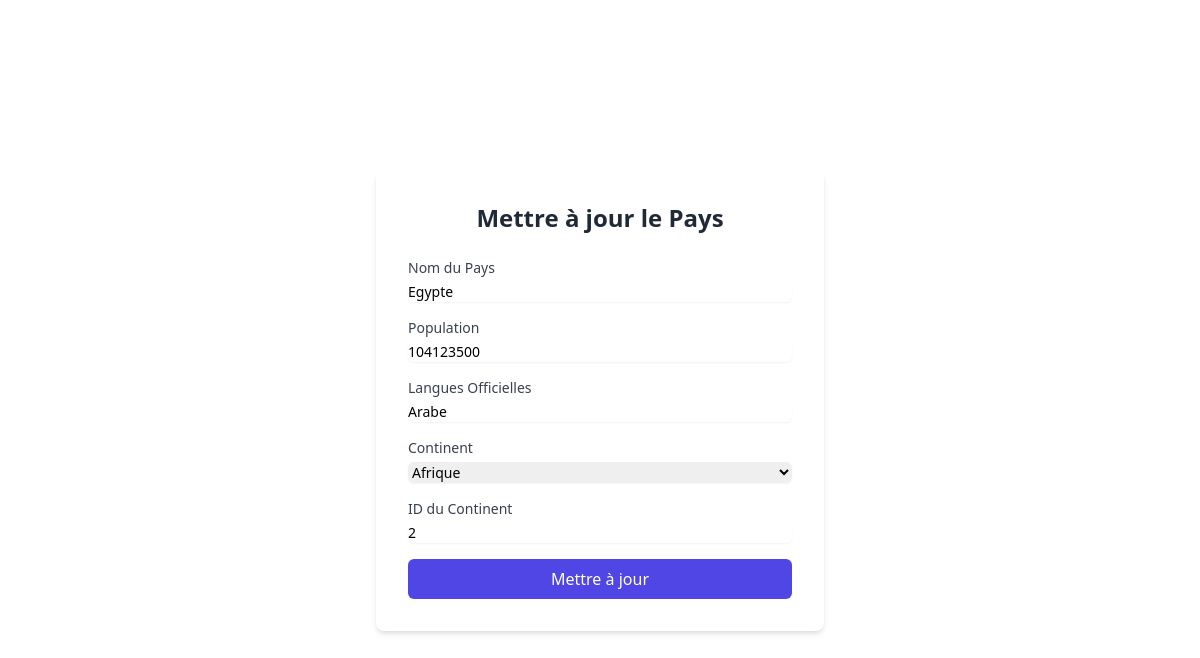
The page /edit_pays.php?id=4 on the database its author committed.
### tables this page shows
CREATE TABLE `pays` (
    `id_pays` int(11) AUTO_INCREMENT PRIMARY KEY NOT NULL,
    `nom` varchar(255) NOT NULL,
    `Population` int NOT NULL,
    `langues_officielles` text DEFAULT NULL,
    `Continent` enum(
        'Asie',
        'Afrique',
        'Amérique',
        'Antarctique',
        'Europe',
        'Australie'
    ) DEFAULT 'Afrique',
    `id_Continent` int(11),
    FOREIGN KEY (`id_Continent`) REFERENCES `Continents` (`id_Continent`) ON DELETE CASCADE ON UPDATE CASCADE
);

### edit_pays.php (the view, shortened to what this page needs)
<?php
$servername = "127.0.0.1";
$username = "root";
$password = "123456789";
$dbname = "africadata";
$conn = mysqli_connect($servername, $username, $password, $dbname);
if (isset($_GET['id'])) {
    $id = $_GET['id'];
    $sql = "SELECT * FROM pays WHERE id_pays = $id";
    $result = $conn->query($sql);
    if ($result->num_rows > 0) {
        $row = $result->fetch_assoc();
    } else {
        echo "Pays introuvable.";
        exit;
    }
}
?>
<!DOCTYPE html>
<html lang="fr">
<head>
    <link rel="stylesheet" href="./src/output.css">
    <link rel="stylesheet" href="./src/input.css">
</head>
<body id="body" class="flex items-center justify-center h-screen">
    <div class="bg-white p-8 rounded-lg shadow-md w-full max-w-md">
        <h2 class="text-2xl font-bold text-gray-800 mb-6 text-center">Mettre à jour le Pays</h2>
        <form method="POST" class="space-y-4">
            <div>
                <label for="Nom" class="block text-sm font-medium text-gray-700">Nom du Pays</label>
                <input type="text" id="Nom" name="Nom" value="<?php echo $row['nom']; ?>"
                    class="mt-1 block w-full rounded-md border-gray-300 shadow-sm focus:border-indigo-500 focus:ring-indigo-500 sm:text-sm"
                    placeholder="Entrez le nom du pays" required aria-label="Nom du pays">
            </div>
            <div>
                <label for="Population" class="block text-sm font-medium text-gray-700">Population</label>
                <input type="number" id="Population" name="Population"
                    value="<?php echo $row['Population'] ?>"
                    class="mt-1 block w-full rounded-md border-gray-300 shadow-sm focus:border-indigo-500 focus:ring-indigo-500 sm:text-sm"
                    placeholder="Entrez la population" required aria-label="Population">
            </div>
            <div>
                <label for="langues_officielles" class="block text-sm font-medium text-gray-700">Langues
                    Officielles</label>
                <input type="text" id="langues_officielles" name="langues_officielles"
                    value="<?php echo $row['langues_officielles']; ?>"
                    class="mt-1 block w-full rounded-md border-gray-300 shadow-sm focus:border-indigo-500 focus:ring-indigo-500 sm:text-sm"
                    placeholder="Entrez les langues officielles" required aria-label="Langues officielles">
            </div>
            <div>
                <?php
                $sql_continents = "SELECT * FROM continents";
                $result_continents = $conn->query($sql_continents);
                ?>
                <label for="Continent" class="block text-sm font-medium text-gray-700">Continent</label>
                <select onchange="auto()" id="Continent" name="Continent"
                    class="mt-1 block w-full rounded-md border-gray-300 shadow-sm focus:border-indigo-500 focus:ring-indigo-500 sm:text-sm"
                    required aria-label="Continent">
                    <?php
                    if ($result_continents->num_rows > 0) {
                        while ($continent1 = $result_continents->fetch_assoc()) {
                            $selected = ($continent1['nom'] == $row['Continent']) ? "selected" : "";
                            echo "<option value='" . $continent1['nom'] . "' data-id='" . $continent1['id_Continent'] . "' $selected>" . $continent1['nom'] . "</option>";
                        }
                    } else {
                        echo "<option value=''>Aucun continent disponible</option>";
                    }
                    ?>
                </select>
            </div>
            <div>
                <label for="id_Continent" class="block text-sm font-medium text-gray-700">ID du Continent</label>
                <input type="text" id="id_Continent" name="id_Continent"
                    value="<?php echo $row['id_Continent']
                    ; ?>"
                    class="mt-1 block w-full rounded-md border-gray-300 shadow-sm focus:border-indigo-500 focus:ring-indigo-500 sm:text-sm"
                    placeholder="Entrez l'ID du continent" required aria-label="ID du continent" readonly>
            </div>
            <button type="submit"
                class="w-full bg-indigo-600 text-white py-2 px-4 rounded-md hover:bg-indigo-700 focus:outline-none focus:ring-2 focus:ring-indigo-500 focus:ring-offset-2">
                Mettre à jour
            </button>
        </form>
    </div>
</body>
</html>

### src/input.css (style rules this page uses)
#body { background-image: url("http://codeshogun.free.nf/gallery_gen/0db50c06d26149f56b8e4c020e41671d_fit.jpg?ts=1733822507"); background-size: cover; }

### rows shown on the page
pays: Nom "Egypte", Population "104123500", langues_officielles "Arabe", id_Continent "2"

### other values the page prints
form field Continent "Afrique"
